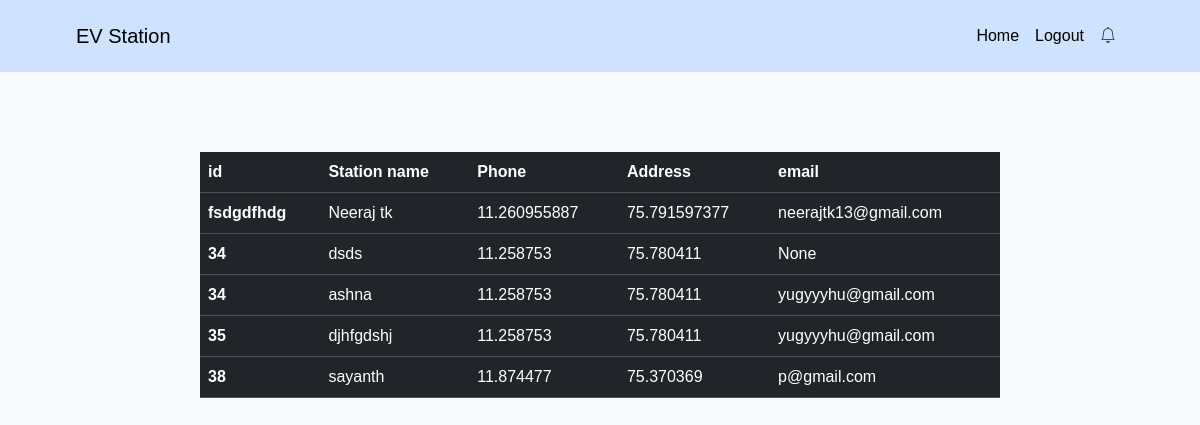
Page /viewstations on the earlier database version.
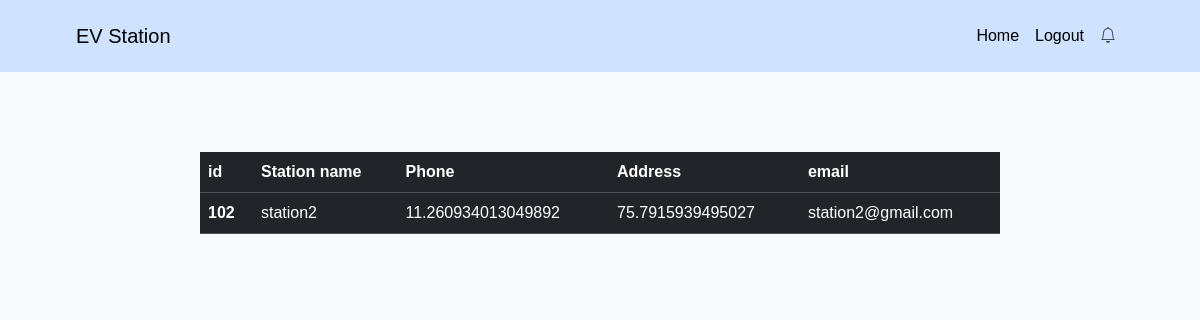
Same page on the later database version.
### evapp/models.py (models this page shows)
class StationTable(models.Model):
    LOGIN=models.ForeignKey(Logintable, on_delete=models.CASCADE)
    Name = models.CharField(max_length=30, blank=True, null=True)
    latitude = models.FloatField(null=True, blank=True)
    longitude = models.FloatField(null=True, blank=True)
    Email = models.CharField(max_length=30, blank=True, null=True)
    StationNumber = models.CharField(max_length=30, blank=True, null=True)
    status = models.CharField(max_length=30, blank=True, null=True, default='active')

### evapp/views.py (the view)
# urls.py: path('viewstations',ViewStations.as_view(),name='viewstations'),
class ViewStations(View):
    login_url='/'
    def get(self, request):
        obj=StationTable.objects.all()
        return render(request,'Station/ViewStations.html', {'obj':obj})

### template/Station/ViewStations.html
{% extends 'Station/Base.html'%}
{%block body%}
    <div class="container-fluid d-flex justify-content-center"  style="margin-top: 80px;">
    <table class="table table-dark" style="width: 800px;">
        <thead>
          <tr>
            <th scope="col">id</th>
            <th scope="col">Station name</th>
            <th scope="col">Phone</th>
            <th scope="col">Address</th>
            <th scope="col">email</th>
          </tr>
        </thead>
        <tbody>
          {% for i in obj %}
          <tr>
            <th scope="row">{{ i.StationNumber }}</th>
            <td>{{ i.Name }}</td>
            <td>{{i.latitude}}</td>
            <td>{{i.longitude}}</td>
            <td>{{i.Email}}</td>
          </tr>
          {%endfor%}
        </tbody>
      </table>
    </div>
    {% endblock %}

Differences in the rows shown:
removed StationTable: StationNumber "fsdgdfhdg", Name "Neeraj tk", latitude "11.260955887", longitude "75.791597377", Email "neerajtk13@gmail.com"
removed StationTable: StationNumber "34", Name "dsds", latitude "11.258753", longitude "75.780411", Email "None"
removed StationTable: StationNumber "34", Name "ashna", latitude "11.258753", longitude "75.780411", Email "yugyyyhu@gmail.com"
removed StationTable: StationNumber "35", Name "djhfgdshj", latitude "11.258753", longitude "75.780411", Email "yugyyyhu@gmail.com"
removed StationTable: StationNumber "38", Name "sayanth", latitude "11.874477", longitude "75.370369", Email "p@gmail.com"
added StationTable: StationNumber "102", Name "station2", latitude "11.260934013049892", longitude "75.7915939495027", Email "station2@gmail.com"
